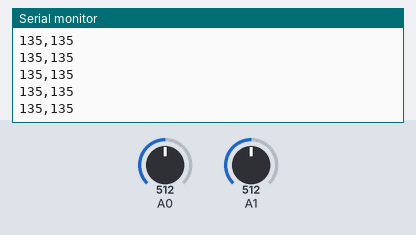
Bench run of a sketch on a simulated Arduino Uno, built with avr-gcc and run on an emulated ATmega328P. On the bench: the last lines printed to the serial monitor. Inputs (shaded band) come from the test bench; at power-on: A0 = 512, A1 = 512.

Above: at 1.2 s.
1.3 s: A0 set to 716
At 1.33 s:
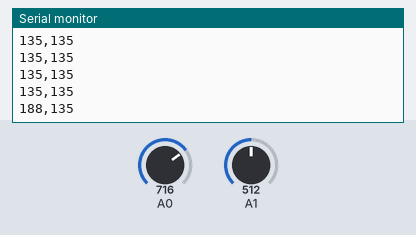
2.8 s: A1 set to 716
At 2.8 s:
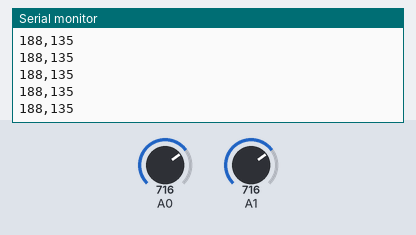
4.3 s: A0 set to 900
At 4.32 s:
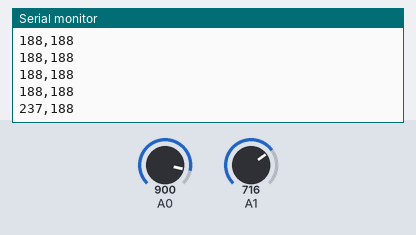
5.8 s: A1 set to 900
At 5.84 s:
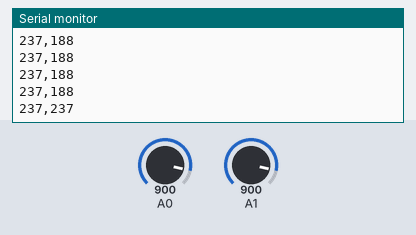
Timing chart, 0 to 8.3 s (numbered marks = the images above; inputs shaded):
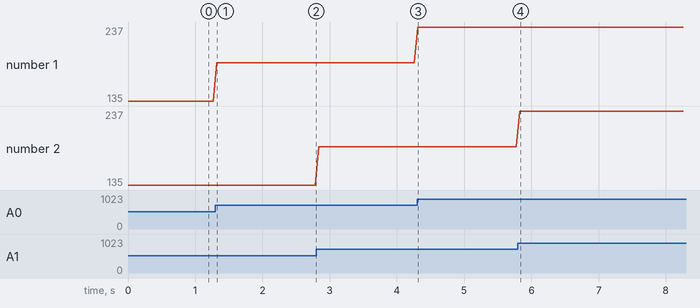

Measured:
- after the input at 1.3 s, the serial monitor: prints a new line at once (image 1)
- after the input at 4.3 s, the serial monitor: prints a new line at once (image 3)
- after the input at 5.8 s, the serial monitor: prints a new line at once (image 4)
- plotted number 1: 135 → 188 after the input at 1.3 s, 188 → 237 after the input at 4.3 s

The sketch:

InputValues.ino
```cpp
int beamRotation = 0;
int trebuchetRotation = 0;

void setup()
{
  Serial.begin(9600);
  pinMode(A0, INPUT);
  pinMode(A1, INPUT);
}

void loop()
{
  beamRotation = analogRead(A0);
  trebuchetRotation = analogRead(A1);
  Serial.print(map(beamRotation,0,1023,0,270));

  Serial.print(",");
  Serial.println(map(trebuchetRotation,0,1023,0,270));

  delay(50);
}
```
